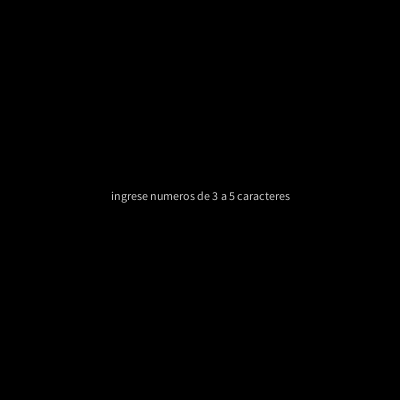
Frame 1 (no input)
Frame 60 (the mouse pressed at the canvas centre just before this capture): identical to frame 1, image omitted
Frame 120 (the mouse held since frame 60 and released just before this capture): identical to frame 1, image omitted

The Processing sketch that drew this single still picture (run headless with seeded random() and noise(); from frame 60 on, the mouse is pressed at the canvas centre):

// Processing sketch: numeros2
// ── numeros2.pde
bichito b; 
String comando = "ingrese numeros de 3 a 5 caracteres";

void setup() {
  size(400, 400);
  smooth();
  textAlign(CENTER);
}

void draw() {
  background(0);
  if (b != null) {
    b.act();
  }
  fill(255, 200);
  text(comando, width/2, height/2);
}



void keyPressed() {
  if (comando.length() >= 10) {
    comando = "";
    textSize(56);
  }
  if (key == '\n' && comando.length() >= 3) {
    b = new bichito(width/2, height/2, int(comando));
    comando = "";
  } 
  else if (keyCode == BACKSPACE) {
    int lar = comando.length();
    if (lar > 0) {
      comando = comando.substring(0, lar-1);
    }
  }
  else if (key >= '0' && key <= '9' && comando.length() < 5) {
    comando += key;
  }
}


class bichito {
  int num, puntas, tam;
  float x, y, d;
  color col;
  bichito(float nx, float ny, int n) {
    num = n;
    x = nx;
    y = ny;
    puntas = sumaDigitos(num)+2;
    tam = sumatoria(num)%(width-100);
    col = color(((num/100)%10)*25.6, ((num/10)%10)*25.6, (num%10)*25.6);
    d = tam/bits(num);
  }
  void act() {
    fill(col);
    beginShape();
    float rota = TWO_PI/puntas;
    for (int i = 0; i < puntas; i++) {
      vertex(x+cos(rota*i)*tam/2, y+sin(rota*i)*tam/2);
      vertex(x+cos(rota*i+rota/2)*(tam/2-d), y+sin(rota*i+rota/2)*(tam/2-d));
    }
    endShape(CLOSE);
  }
}


// ── funciones.pde
int sumaDigitos(int num) {
  int suma = int(num/10)+(num%10);
  if (num >= 10) {
    suma = sumaDigitos(suma);
  }
  return suma;
}

int cantidadDigitos(int num) {
  int cant = 0;
  while (num != 0) {
    num /= 10;
    cant++;
  }
  return cant;
}

int factorial(int num) {
  int fac = 1;
  for (int i = 2; i <= num; i++) {
    fac *= i;
  }
  return fac;
}

int sumatoria(int num) {
  int sum = 0;
  for (int i = 1; i <= num; i++) {
    sum += i;
  }
  return sum;
}

String binario(int num) {
  String bi = "";
  if (num == 0) {
    return "0";
  }
  while (num != 0) {
    if (num%2 == 1) {
      bi = "1"+bi;
    } 
    else {
      bi = "0"+bi;
    }
    num = num/2;
  }
  return bi;
}

int bits(int num) {
  int b = 1;
  while (pow (2, b) <= num) {
    b++;
  }
  return b;
}
